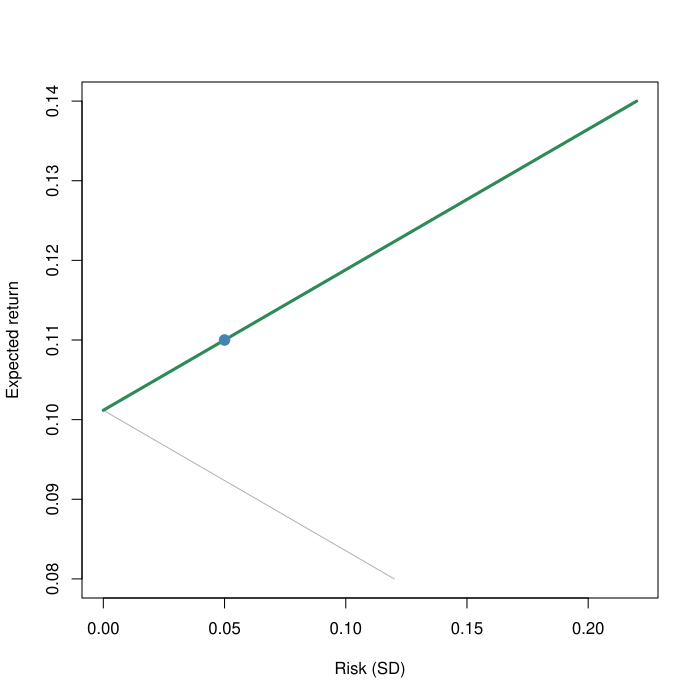

Generate this figure with R:
pdf('tests/r-output/case-10.pdf')
# 实验08：两资产均值—方差组合
mu <- c(A = 0.08, B = 0.14)
s <- c(A = 0.12, B = 0.22)
rho <- -1
w1 <- 0.5
w2 <- 1 - w1
rp <- w1*mu[1] + w2*mu[2]
vp <- w1^2*s[1]^2 +
      w2^2*s[2]^2 +
      2*w1*w2*s[1]*s[2]*rho
vp <- (w1*s[1] - w2*s[2])^2 +
      2*w1*w2*s[1]*s[2]*(1+rho)
sp <- sqrt(vp)
d <- (s[1]-s[2])^2 +
     2*s[1]*s[2]*(1-rho)
mv <- if (d == 0) {
  as.numeric(mu[1] >= mu[2])
} else {
  max(0, min(1,
    (s[2]*(s[2]-s[1]) +
     s[1]*s[2]*(1-rho))/d))
}
w <- sort(unique(c(
  seq(0, 1, 0.0025), mv)))
ret <- w*mu[1] + (1-w)*mu[2]
vol <- sqrt(
  (w*s[1]-(1-w)*s[2])^2 +
  2*w*(1-w)*s[1]*s[2]*(1+rho))
eff <- w <= mv + 1e-10
plot(vol, ret, type="l",
  col="grey70", xlab="Risk (SD)",
  ylab="Expected return")
lines(vol[eff], ret[eff],
  col="seagreen", lwd=3)
points(vol[eff], ret[eff],
  col="seagreen", pch=16, cex=.3)
points(sp, rp, pch=19,
  col="steelblue", cex=1.4)
print(c(return=rp,
  variance=vp, sd=sp))
cat(sprintf('RESULT %.17g %.17g %.17g\n',rp,vp,sp))
cat('EFFICIENT',sum(eff),'\n')
cat(sprintf('MV %.17g\n',mv))
dev.off()
